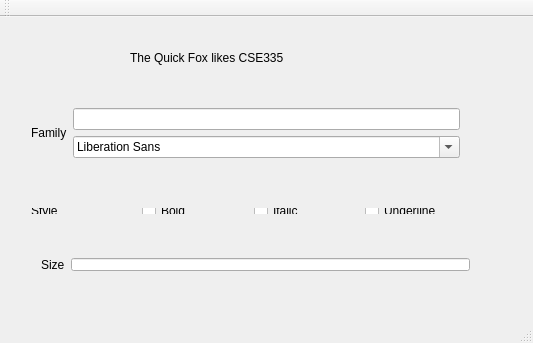
<?xml version="1.0" encoding="UTF-8"?>
<ui version="4.0">
 <class>MainWindow</class>
 <widget class="QMainWindow" name="MainWindow">
  <property name="geometry">
   <rect>
    <x>0</x>
    <y>0</y>
    <width>533</width>
    <height>343</height>
   </rect>
  </property>
  <property name="windowTitle">
   <string>MainWindow</string>
  </property>
  <widget class="QWidget" name="centralWidget">
   <widget class="QLabel" name="labelfox">
    <property name="geometry">
     <rect>
      <x>130</x>
      <y>20</y>
      <width>231</width>
      <height>41</height>
     </rect>
    </property>
    <property name="text">
     <string>The Quick Fox likes CSE335</string>
    </property>
   </widget>
   <widget class="QWidget" name="layoutWidget">
    <property name="geometry">
     <rect>
      <x>20</x>
      <y>180</y>
      <width>461</width>
      <height>28</height>
     </rect>
    </property>
    <layout class="QHBoxLayout" name="horizontalLayout">
     <item>
      <widget class="QLabel" name="label_2">
       <property name="text">
        <string>Style</string>
       </property>
      </widget>
     </item>
     <item>
      <widget class="RobCheckBox" name="checkBoxBold">
       <property name="text">
        <string>Bold</string>
       </property>
      </widget>
     </item>
     <item>
      <widget class="RobCheckBox" name="checkBoxItalic">
       <property name="text">
        <string>Italic</string>
       </property>
      </widget>
     </item>
     <item>
      <widget class="RobCheckBox" name="checkBoxUnderline">
       <property name="text">
        <string>Underline</string>
       </property>
      </widget>
     </item>
    </layout>
   </widget>
   <widget class="QWidget" name="layoutWidget">
    <property name="geometry">
     <rect>
      <x>30</x>
      <y>230</y>
      <width>451</width>
      <height>35</height>
     </rect>
    </property>
    <layout class="QHBoxLayout" name="horizontalLayout_2">
     <item>
      <widget class="QLabel" name="label">
       <property name="text">
        <string>Size</string>
       </property>
      </widget>
     </item>
     <item>
      <widget class="RobLineEdit" name="lineEditSize"/>
     </item>
    </layout>
   </widget>
   <widget class="QWidget" name="layoutWidget">
    <property name="geometry">
     <rect>
      <x>20</x>
      <y>80</y>
      <width>451</width>
      <height>72</height>
     </rect>
    </property>
    <layout class="QHBoxLayout" name="horizontalLayout_3">
     <item>
      <widget class="QLabel" name="label_3">
       <property name="text">
        <string>Family</string>
       </property>
      </widget>
     </item>
     <item>
      <layout class="QVBoxLayout" name="verticalLayout">
       <item>
        <widget class="RobLineEdit" name="lineEditFamily"/>
       </item>
       <item>
        <widget class="RobFontComboBox" name="fontComboBox"/>
       </item>
      </layout>
     </item>
    </layout>
   </widget>
  </widget>
  <widget class="QToolBar" name="mainToolBar">
   <attribute name="toolBarArea">
    <enum>TopToolBarArea</enum>
   </attribute>
   <attribute name="toolBarBreak">
    <bool>false</bool>
   </attribute>
  </widget>
  <widget class="QStatusBar" name="statusBar"/>
 </widget>
 <layoutdefault spacing="6" margin="11"/>
 <customwidgets>
  <customwidget>
   <class>RobCheckBox</class>
   <extends>QCheckBox</extends>
   <header>robcheckbox.h</header>
  </customwidget>
  <customwidget>
   <class>RobFontComboBox</class>
   <extends>QFontComboBox</extends>
   <header>robfontcombobox.h</header>
  </customwidget>
  <customwidget>
   <class>RobLineEdit</class>
   <extends>QLineEdit</extends>
   <header>roblineedit.h</header>
  </customwidget>
 </customwidgets>
 <resources/>
 <connections/>
</ui>
